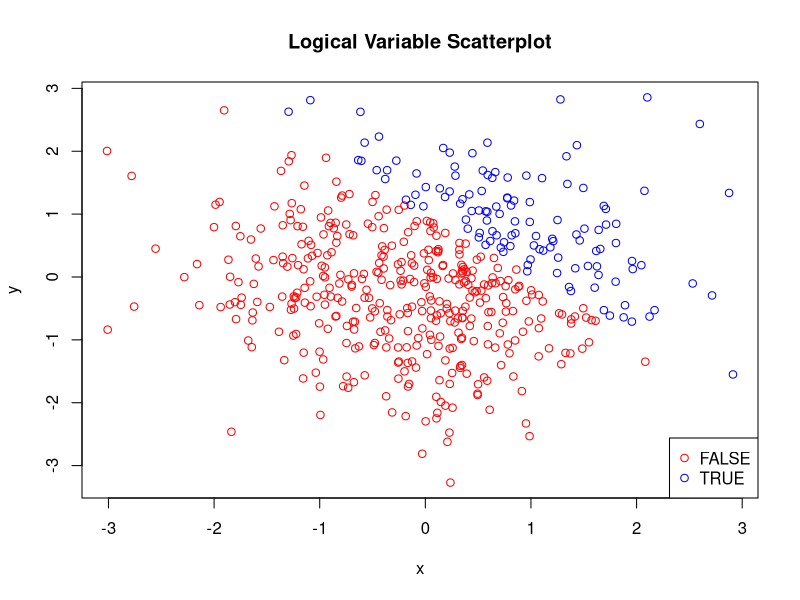
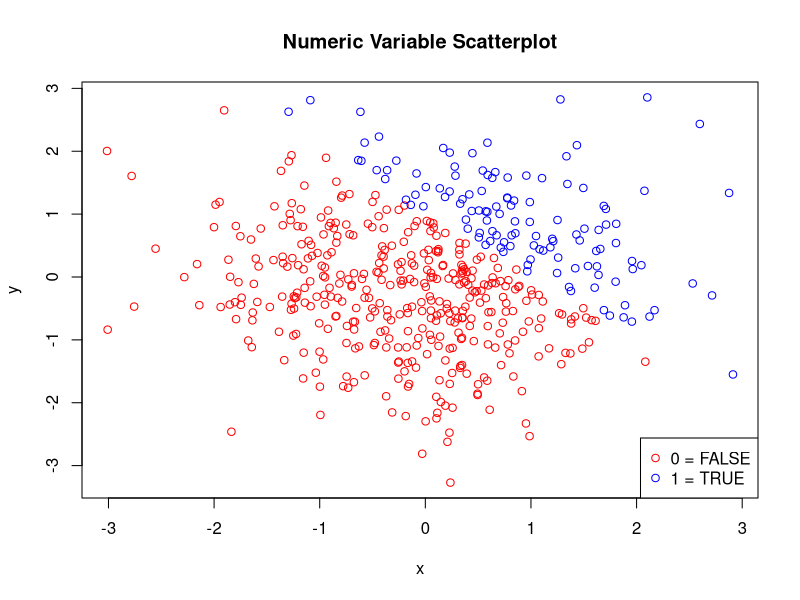
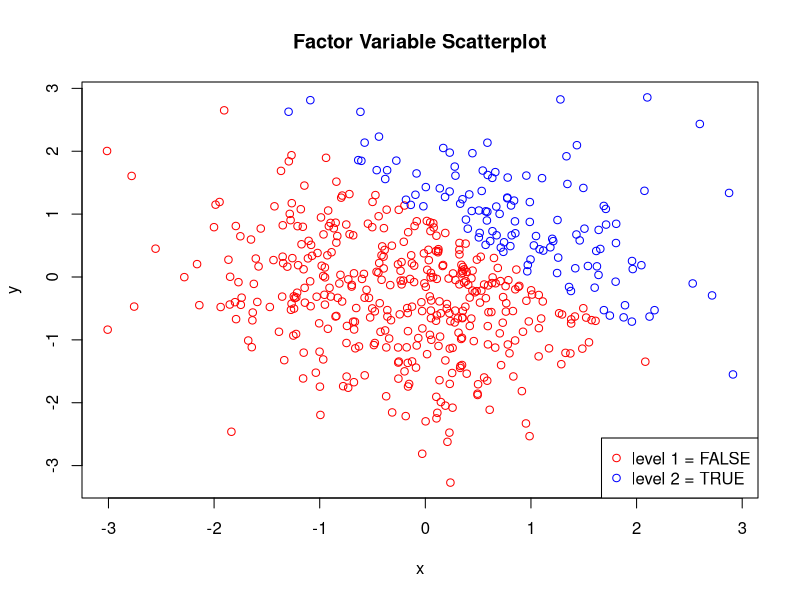

Recreate these plots in R, in order.
## ---- chunk 1
library(tidyverse)
library(ggplot2)
## ---- chunk 2

#Data frame
df_1 = tibble(
  random_samp = rnorm(8),
  log_vec = random_samp > 0,
  char_vec = as.character("a","b","c","d","e","f","g","h"),
  fac_vec = factor(c("jazz","rock","blues","jazz","jazz","rock","blues","rock"))
)

#Take the mean of each variable
mean_random_samp = mean(pull(df_1, random_samp))
mean_log_vec = mean(pull(df_1, log_vec))
mean_char_vec = mean(pull(df_1, char_vec))
mean_fac_vec = mean(pull(df_1, fac_vec))

## ---- chunk 3

as.numeric(pull(df_1, log_vec)) * pull(df_1, random_samp)
as.factor(pull(df_1, log_vec)) * pull(df_1, random_samp)
as.numeric(as.factor(pull(df_1, log_vec))) * pull(df_1, random_samp)
## ---- chunk 4
#Data frame
df_2 = tibble(
  x = rnorm(500),
  y = rnorm(500),
  log_vec_2 = x + y > 1,
  num_vec_2 = as.numeric(log_vec_2),
  fac_vec_2 = as.factor(log_vec_2)
)

#mean, median and standard deviation of x
mean_x = mean(pull(df_2, x))
median_x = median(pull(df_2, x))
sd_x = sd(pull(df_2, x))

#Proportion of cases for which x+y>1
prop_case = mean(pull(df_2, log_vec_2))

## ---- chunk 5
with(df_2, plot(x, y, xlab = "x", ylab = "y", 
                         main = "Logical Variable Scatterplot", type = "n"))
with(subset(df_2, log_vec_2 == 'FALSE'), points(x, y, col = 'red'))        
with(subset(df_2, log_vec_2 == 'TRUE'), points(x, y, col = 'blue'))
legend("bottomright", pch = 1, col = c("red","blue"), 
       legend = c("FALSE","TRUE"))
## ---- chunk 6

with(df_2, plot(x, y, xlab = "x", ylab = "y", 
                         main = "Numeric Variable Scatterplot", type = "n"))
with(subset(df_2, num_vec_2 == '0'), points(x, y, col = 'red'))        
with(subset(df_2, num_vec_2 == '1'), points(x, y, col = 'blue'))
legend("bottomright", pch = 1, col = c("red","blue"), 
       legend = c("0 = FALSE","1 = TRUE"))
## ---- chunk 7
with(df_2, plot(x, y, xlab = "x", ylab = "y", 
                         main = "Factor Variable Scatterplot", type = "n"))
with(subset(df_2, fac_vec_2 == 'FALSE'), points(x, y, col = 'red'))        
with(subset(df_2, fac_vec_2 == 'TRUE'), points(x, y, col = 'blue'))
legend("bottomright", pch = 1, col = c("red","blue"), 
       legend = c("level 1 = FALSE","level 2 = TRUE"))
